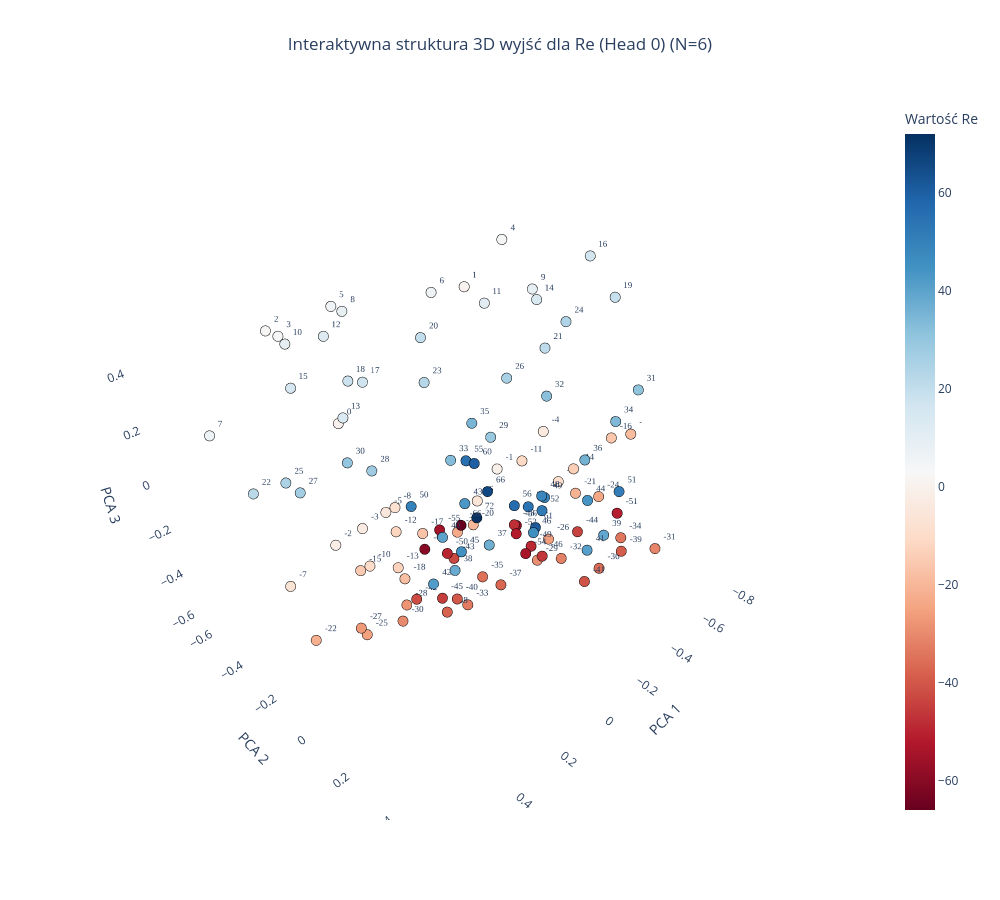
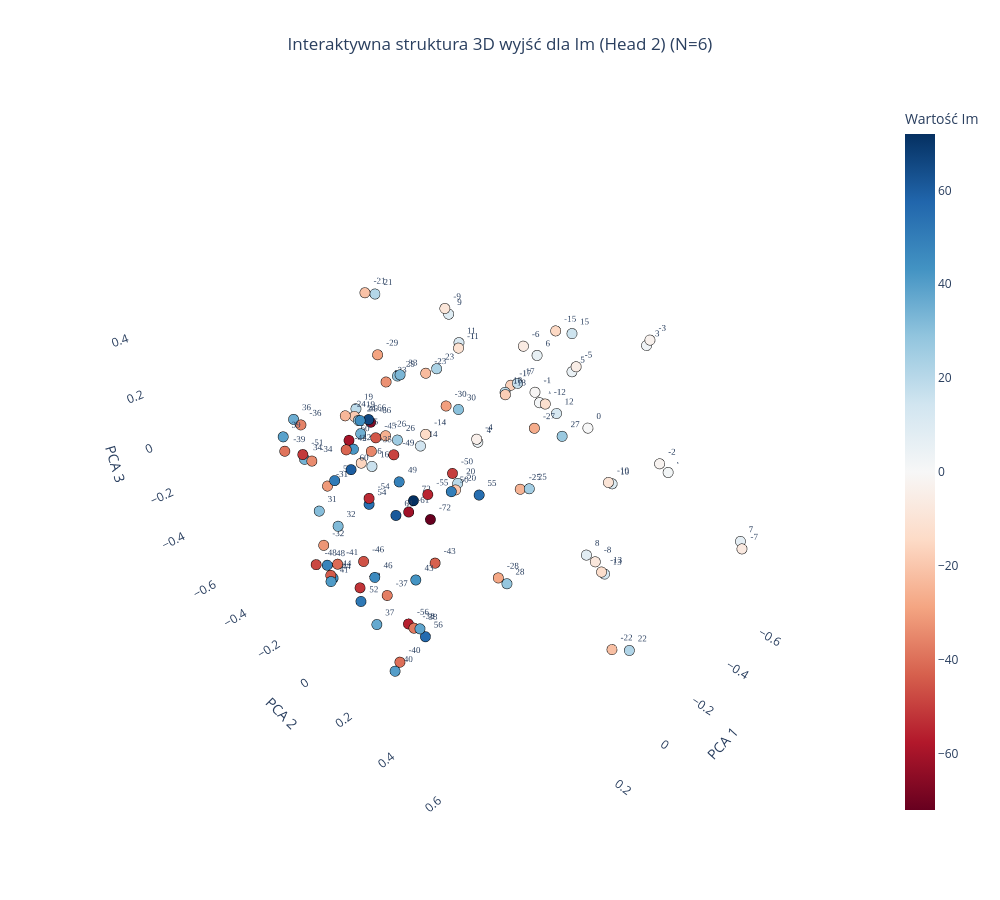

The notebook cell these images were saved under, in order:
### Code cell
plot_output_head_plotly_3d(model, N=N, head_idx=0)

plot_output_head_plotly_3d(model, N=N, head_idx=2)

### Figure 1 — Plotly figure (JSON) as saved in the notebook; plotly's stock layout.template omitted (floating-point values rounded to 4 significant figures)
{"data": [{"hoverinfo": "text", "hovertext": ["Token ID: 6<br>Wartość algebraiczna: -66", "Token ID: 12<br>Wartość algebraiczna: -60", "Token ID: 16<br>Wartość algebraiczna: -56", "Token ID: 17<br>Wartość algebraiczna: -55", "Token ID: 18<br>Wartość algebraiczna: -54", "Token ID: 20<br>Wartość algebraiczna: -52", "Token ID: 21<br>Wartość algebraiczna: -51", "Token ID: 22<br>Wartość algebraiczna: -50", "Token ID: 23<br>Wartość algebraiczna: -49", "Token ID: 24<br>Wartość algebraiczna: -48", "Token ID: 26<br>Wartość algebraiczna: -46", "Token ID: 27<br>Wartość algebraiczna: -45", "Token ID: 28<br>Wartość algebraiczna: -44", "Token ID: 29<br>Wartość algebraiczna: -43", "Token ID: 30<br>Wartość algebraiczna: -42", "Token ID: 31<br>Wartość algebraiczna: -41", "Token ID: 32<br>Wartość algebraiczna: -40", "Token ID: 33<br>Wartość algebraiczna: -39", "Token ID: 34<br>Wartość algebraiczna: -38", "Token ID: 35<br>Wartość algebraiczna: -37", "Token ID: 36<br>Wartość algebraiczna: -36", "Token ID: 37<br>Wartość algebraiczna: -35", "Token ID: 38<br>Wartość algebraiczna: -34", "Token ID: 39<br>Wartość algebraiczna: -33", "Token ID: 40<br>Wartość algebraiczna: -32", "Token ID: 41<br>Wartość algebraiczna: -31", "Token ID: 42<br>Wartość algebraiczna: -30", "Token ID: 43<br>Wartość algebraiczna: -29", "Token ID: 44<br>Wartość algebraiczna: -28", "Token ID: 45<br>Wartość algebraiczna: -27", "Token ID: 46<br>Wartość algebraiczna: -26", "Token ID: 47<br>Wartość algebraiczna: -25", "Token ID: 48<br>Wartość algebraiczna: -24", "Token ID: 49<br>Wartość algebraiczna: -23", "Token ID: 50<br>Wartość algebraiczna: -22", "Token ID: 51<br>Wartość algebraiczna: -21", "Token ID: 52<br>Wartość algebraiczna: -20", "Token ID: 53<br>Wartość algebraiczna: -19", "Token ID: 54<br>Wartość algebraiczna: -18", "Token ID: 55<br>Wartość algebraiczna: -17", "Token ID: 56<br>Wartość algebraiczna: -16", "Token ID: 57<br>Wartość algebraiczna: -15", "Token ID: 58<br>Wartość algebraiczna: -14", "Token ID: 59<br>Wartość algebraiczna: -13", "Token ID: 60<br>Wartość algebraiczna: -12", "Token ID: 61<br>Wartość algebraiczna: -11", "Token ID: 62<br>Wartość algebraiczna: -10", "Token ID: 63<br>Wartość algebraiczna: -9", "Token ID: 64<br>Wartość algebraiczna: -8", "Token ID: 65<br>Wartość algebraiczna: -7", "Token ID: 66<br>Wartość algebraiczna: -6", "Token ID: 67<br>Wartość algebraiczna: -5", "Token ID: 68<br>Wartość algebraiczna: -4", "Token ID: 69<br>Wartość algebraiczna: -3", "Token ID: 70<br>Wartość algebraiczna: -2", "Token ID: 71<br>Wartość algebraiczna: -1", "Token ID: 72<br>Wartość algebraiczna: 0", "Token ID: 73<br>Wartość algebraiczna: 1", "Token ID: 74<br>Wartość algebraiczna: 2", "Token ID: 75<br>Wartość algebraiczna: 3", "Token ID: 76<br>Wartość algebraiczna: 4", "Token ID: 77<br>Wartość algebraiczna: 5", "Token ID: 78<br>Wartość algebraiczna: 6", "Token ID: 79<br>Wartość algebraiczna: 7", "Token ID: 80<br>Wartość algebraiczna: 8", "Token ID: 81<br>Wartość algebraiczna: 9", "Token ID: 82<br>Wartość algebraiczna: 10", "Token ID: 83<br>Wartość algebraiczna: 11", "Token ID: 84<br>Wartość algebraiczna: 12", "Token ID: 85<br>Wartość algebraiczna: 13", "Token ID: 86<br>Wartość algebraiczna: 14", "Token ID: 87<br>Wartość algebraiczna: 15", "Token ID: 88<br>Wartość algebraiczna: 16", "Token ID: 89<br>Wartość algebraiczna: 17", "Token ID: 90<br>Wartość algebraiczna: 18", "Token ID: 91<br>Wartość algebraiczna: 19", "Token ID: 92<br>Wartość algebraiczna: 20", "Token ID: 93<br>Wartość algebraiczna: 21", "Token ID: 94<br>Wartość algebraiczna: 22", "Token ID: 95<br>Wartość algebraiczna: 23", "Token ID: 96<br>Wartość algebraiczna: 24", "Token ID: 97<br>Wartość algebraiczna: 25", "Token ID: 98<br>Wartość algebraiczna: 26", "Token ID: 99<br>Wartość algebraiczna: 27", "Token ID: 100<br>Wartość algebraiczna: 28", "Token ID: 101<br>Wartość algebraiczna: 29", "Token ID: 102<br>Wartość algebraiczna: 30", "Token ID: 103<br>Wartość algebraiczna: 31", "Token ID: 104<br>Wartość algebraiczna: 32", "Token ID: 105<br>Wartość algebraiczna: 33", "Token ID: 106<br>Wartość algebraiczna: 34", "Token ID: 107<br>Wartość algebraiczna: 35", "Token ID: 108<br>Wartość algebraiczna: 36", "Token ID: 109<br>Wartość algebraiczna: 37", "Token ID: 110<br>Wartość algebraiczna: 38", "Token ID: 111<br>Wartość algebraiczna: 39", "Token ID: 112<br>Wartość algebraiczna: 40", "Token ID: 113<br>Wartość algebraiczna: 41", "Token ID: 114<br>Wartość algebraiczna: 42", "Token ID: 115<br>Wartość algebraiczna: 43", "Token ID: 116<br>Wartość algebraiczna: 44", "Token ID: 117<br>Wartość algebraiczna: 45", "Token ID: 118<br>Wartość algebraiczna: 46", "Token ID: 120<br>Wartość algebraiczna: 48", "Token ID: 121<br>Wartość algebraiczna: 49", "Token ID: 122<br>Wartość algebraiczna: 50", "Token ID: 123<br>Wartość algebraiczna: 51", "Token ID: 124<br>Wartość algebraiczna: 52", "Token ID: 126<br>Wartość algebraiczna: 54", "Token ID: 127<br>Wartość algebraiczna: 55", "Token ID: 128<br>Wartość algebraiczna: 56", "Token ID: 132<br>Wartość algebraiczna: 60", "Token ID: 133<br>Wartość algebraiczna: 61", "Token ID: 138<br>Wartość algebraiczna: 66", "Token ID: 144<br>Wartość algebraiczna: 72"], "marker": {"color": [-66, -60, -56, -55, -54, -52, -51, -50, -49, -48, -46, -45, -44, -43, -42, -41, -40, -39, -38, -37, -36, -35, -34, -33, -32, -31, -30, -29, -28, -27, -26, -25, -24, -23, -22, -21, -20, -19, -18, -17, -16, -15, -14, -13, -12, -11, -10, -9, -8, -7, -6, -5, -4, -3, -2, -1, 0, 1, 2, 3, 4, 5, 6, 7, 8, 9, 10, 11, 12, 13, 14, 15, 16, 17, 18, 19, 20, 21, 22, 23, 24, 25, 26, 27, 28, 29, 30, 31, 32, 33, 34, 35, 36, 37, 38, 39, 40, 41, 42, 43, 44, 45, 46, 48, 49, 50, 51, 52, 54, 55, 56, 60, 61, 66, 72], "colorbar": {"title": {"text": "Wartość Re"}}, "colorscale": [[0, "rgb(103,0,31)"], [0.1, "rgb(178,24,43)"], [0.2, "rgb(214,96,77)"], [0.3, "rgb(244,165,130)"], [0.4, "rgb(253,219,199)"], [0.5, "rgb(247,247,247)"], [0.6, "rgb(209,229,240)"], [0.7, "rgb(146,197,222)"], [0.8, "rgb(67,147,195)"], [0.9, "rgb(33,102,172)"], [1, "rgb(5,48,97)"]], "line": {"color": "Black", "width": 1}, "showscale": true, "size": 6}, "mode": "markers+text", "text": ["-66", "-60", "-56", "-55", "-54", "-52", "-51", "-50", "-49", "-48", "-46", "-45", "-44", "-43", "-42", "-41", "-40", "-39", "-38", "-37", "-36", "-35", "-34", "-33", "-32", "-31", "-30", "-29", "-28", "-27", "-26", "-25", "-24", "-23", "-22", "-21", "-20", "-19", "-18", "-17", "-16", "-15", "-14", "-13", "-12", "-11", "-10", "-9", "-8", "-7", "-6", "-5", "-4", "-3", "-2", "-1", "0", "1", "2", "3", "4", "5", "6", "7", "8", "9", "10", "11", "12", "13", "14", "15", "16", "17", "18", "19", "20", "21", "22", "23", "24", "25", "26", "27", "28", "29", "30", "31", "32", "33", "34", "35", "36", "37", "38", "39", "40", "41", "42", "43", "44", "45", "46", "48", "49", "50", "51", "52", "54", "55", "56", "60", "61", "66", "72"], "textfont": {"family": "Arial Black", "size": 9}, "textposition": "top right", "type": "scatter3d", "x": [0.1404, 0.3144, 0.04297, 0.1562, 0.07817, 0.1208, -0.213, 0.296, 0.02862, 0.1013, 0.0954, 0.4012, -0.02747, 0.1826, 0.4602, 0.03323, 0.3471, -0.1166, 0.3724, 0.1933, -0.08604, 0.1418, -0.293, 0.1788, -0.1509, -0.4737, 0.3544, -0.1303, 0.2958, 0.4446, -0.2647, 0.4335, -0.5024, -0.09994, 0.5289, -0.4858, -0.1223, -0.8714, 0.1584, -0.01066, -0.8397, 0.2312, -0.6575, 0.1368, 0.05091, -0.5799, 0.1314, -0.6009, -0.1099, 0.3785, -0.3751, -0.07421, -0.7509, 0.0106, 0.1236, -0.5493, 0.04952, -0.4024, 0.2498, 0.2364, -0.5558, 0.0472, -0.2265, 0.5414, 0.04131, -0.4696, 0.2876, -0.4345, 0.2123, 0.2506, -0.4816, 0.3577, -0.7165, 0.1258, 0.2532, -0.7657, 0.003985, -0.3549, 0.6181, -0.008664, -0.3729, 0.5573, -0.148, 0.5418, 0.3763, -0.0317, 0.4533, -0.3885, -0.1226, 0.1771, -0.2474, 0.1035, -0.06298, 0.1904, 0.3157, -0.08723, 0.2923, -0.03332, 0.4134, 0.108, -0.1032, 0.3146, 0.05388, 0.003562, -0.08863, 0.2943, -0.2494, 0.04451, 0.03036, 0.04087, 0.008603, 0.1008, 0.01127, -0.005355, 0.07305], "y": [0.1083, 0.1375, 0.2477, 0.02692, 0.3197, 0.3176, 0.4295, 0.2142, 0.297, 0.2916, 0.3976, 0.305, 0.424, 0.1188, 0.2658, 0.5088, 0.3065, 0.5231, 0.291, 0.3292, 0.4722, 0.203, 0.4012, 0.174, 0.2753, 0.4262, 0.06285, 0.1912, 0.0136, -0.03729, 0.1249, -0.02452, 0.1511, -0.1651, -0.1787, 0.05916, -0.1061, 0.01301, -0.161, -0.2539, -0.05399, -0.3169, -0.08978, -0.2223, -0.3297, -0.2916, -0.3986, -0.1164, -0.5324, -0.5635, -0.3403, -0.5468, -0.3317, -0.5938, -0.6236, -0.3995, -0.6225, -0.4305, -0.6804, -0.6314, -0.3988, -0.5939, -0.4063, -0.6135, -0.5432, -0.1741, -0.5106, -0.3631, -0.4094, -0.2968, -0.1637, -0.3973, -0.1335, -0.3502, -0.2474, -0.0488, -0.2016, -0.009898, -0.2445, -0.2084, 0.05473, -0.161, 0.0174, -0.1187, -0.00115, 0.06396, -0.003126, 0.337, 0.2012, 0.1082, 0.3649, 0.1201, 0.4021, 0.2775, 0.2659, 0.4753, 0.1918, 0.46, 0.2842, 0.09206, 0.3945, 0.2921, 0.3253, 0.3076, 0.2423, 0.0621, 0.4031, 0.3456, 0.2807, 0.02956, 0.2057, 0.1267, 0.2958, 0.07793, 0.1087], "z": [-0.02994, -0.001277, -0.006035, -0.0871, -0.05154, 0.04948, -0.001147, 0.01905, -0.06689, 0.05617, -0.001904, -0.02169, 0.03199, -0.1314, -0.01182, -0.06842, -0.06096, -0.0369, -0.1053, -0.09464, -0.1177, -0.1798, -0.1641, -0.2941, -0.243, -0.3065, -0.3201, -0.2909, -0.3254, -0.3586, -0.3194, -0.3871, -0.2466, -0.3621, -0.4573, -0.2724, -0.3062, -0.2151, -0.4175, -0.368, -0.2498, -0.4332, -0.326, -0.4191, -0.3686, -0.3502, -0.5278, -0.3728, -0.4604, -0.5761, -0.4676, -0.4726, -0.307, -0.5326, -0.568, -0.4296, -0.03579, 0.4118, 0.3853, 0.3789, 0.5496, 0.4329, 0.4545, 0.147, 0.4303, 0.4633, 0.4146, 0.3615, 0.4506, 0.2256, 0.4248, 0.3343, 0.5195, 0.2792, 0.3776, 0.3783, 0.4459, 0.3477, 0.1584, 0.2811, 0.4573, 0.2092, 0.332, 0.1889, 0.24, 0.1912, 0.3055, 0.3232, 0.3568, 0.2315, 0.2868, 0.3293, 0.2595, 0.02467, 0.0002098, 0.01416, 0.06325, -0.02042, 0.0256, 0.02715, 0.08958, 0.08513, 0.01811, 0.1167, 0.02524, 0.1032, 0.04818, 0.1069, 0.07673, 0.1221, 0.02716, 0.191, -0.004414, 0.004392, -0.03896]}], "layout": {"height": 900, "scene": {"xaxis": {"backgroundcolor": "white", "gridcolor": "rgba(200,200,200,0.2)", "title": {"text": "PCA 1"}}, "yaxis": {"backgroundcolor": "white", "gridcolor": "rgba(200,200,200,0.2)", "title": {"text": "PCA 2"}}, "zaxis": {"backgroundcolor": "white", "gridcolor": "rgba(200,200,200,0.2)", "title": {"text": "PCA 3"}}}, "showlegend": false, "title": {"text": "Interaktywna struktura 3D wyjść dla Re (Head 0) (N=6)", "x": 0.5, "xanchor": "center"}, "width": 1000}}

### Figure 2 — Plotly figure (JSON) as saved in the notebook; plotly's stock layout.template omitted (floating-point values rounded to 4 significant figures)
{"data": [{"hoverinfo": "text", "hovertext": ["Token ID: 0<br>Wartość algebraiczna: -72", "Token ID: 6<br>Wartość algebraiczna: -66", "Token ID: 11<br>Wartość algebraiczna: -61", "Token ID: 12<br>Wartość algebraiczna: -60", "Token ID: 16<br>Wartość algebraiczna: -56", "Token ID: 17<br>Wartość algebraiczna: -55", "Token ID: 18<br>Wartość algebraiczna: -54", "Token ID: 20<br>Wartość algebraiczna: -52", "Token ID: 21<br>Wartość algebraiczna: -51", "Token ID: 22<br>Wartość algebraiczna: -50", "Token ID: 23<br>Wartość algebraiczna: -49", "Token ID: 24<br>Wartość algebraiczna: -48", "Token ID: 26<br>Wartość algebraiczna: -46", "Token ID: 27<br>Wartość algebraiczna: -45", "Token ID: 28<br>Wartość algebraiczna: -44", "Token ID: 29<br>Wartość algebraiczna: -43", "Token ID: 30<br>Wartość algebraiczna: -42", "Token ID: 31<br>Wartość algebraiczna: -41", "Token ID: 32<br>Wartość algebraiczna: -40", "Token ID: 33<br>Wartość algebraiczna: -39", "Token ID: 34<br>Wartość algebraiczna: -38", "Token ID: 35<br>Wartość algebraiczna: -37", "Token ID: 36<br>Wartość algebraiczna: -36", "Token ID: 37<br>Wartość algebraiczna: -35", "Token ID: 38<br>Wartość algebraiczna: -34", "Token ID: 39<br>Wartość algebraiczna: -33", "Token ID: 40<br>Wartość algebraiczna: -32", "Token ID: 41<br>Wartość algebraiczna: -31", "Token ID: 42<br>Wartość algebraiczna: -30", "Token ID: 43<br>Wartość algebraiczna: -29", "Token ID: 44<br>Wartość algebraiczna: -28", "Token ID: 45<br>Wartość algebraiczna: -27", "Token ID: 46<br>Wartość algebraiczna: -26", "Token ID: 47<br>Wartość algebraiczna: -25", "Token ID: 48<br>Wartość algebraiczna: -24", "Token ID: 49<br>Wartość algebraiczna: -23", "Token ID: 50<br>Wartość algebraiczna: -22", "Token ID: 51<br>Wartość algebraiczna: -21", "Token ID: 52<br>Wartość algebraiczna: -20", "Token ID: 53<br>Wartość algebraiczna: -19", "Token ID: 54<br>Wartość algebraiczna: -18", "Token ID: 55<br>Wartość algebraiczna: -17", "Token ID: 56<br>Wartość algebraiczna: -16", "Token ID: 57<br>Wartość algebraiczna: -15", "Token ID: 58<br>Wartość algebraiczna: -14", "Token ID: 59<br>Wartość algebraiczna: -13", "Token ID: 60<br>Wartość algebraiczna: -12", "Token ID: 61<br>Wartość algebraiczna: -11", "Token ID: 62<br>Wartość algebraiczna: -10", "Token ID: 63<br>Wartość algebraiczna: -9", "Token ID: 64<br>Wartość algebraiczna: -8", "Token ID: 65<br>Wartość algebraiczna: -7", "Token ID: 66<br>Wartość algebraiczna: -6", "Token ID: 67<br>Wartość algebraiczna: -5", "Token ID: 68<br>Wartość algebraiczna: -4", "Token ID: 69<br>Wartość algebraiczna: -3", "Token ID: 70<br>Wartość algebraiczna: -2", "Token ID: 71<br>Wartość algebraiczna: -1", "Token ID: 72<br>Wartość algebraiczna: 0", "Token ID: 73<br>Wartość algebraiczna: 1", "Token ID: 74<br>Wartość algebraiczna: 2", "Token ID: 75<br>Wartość algebraiczna: 3", "Token ID: 76<br>Wartość algebraiczna: 4", "Token ID: 77<br>Wartość algebraiczna: 5", "Token ID: 78<br>Wartość algebraiczna: 6", "Token ID: 79<br>Wartość algebraiczna: 7", "Token ID: 80<br>Wartość algebraiczna: 8", "Token ID: 81<br>Wartość algebraiczna: 9", "Token ID: 82<br>Wartość algebraiczna: 10", "Token ID: 83<br>Wartość algebraiczna: 11", "Token ID: 84<br>Wartość algebraiczna: 12", "Token ID: 85<br>Wartość algebraiczna: 13", "Token ID: 86<br>Wartość algebraiczna: 14", "Token ID: 87<br>Wartość algebraiczna: 15", "Token ID: 88<br>Wartość algebraiczna: 16", "Token ID: 89<br>Wartość algebraiczna: 17", "Token ID: 90<br>Wartość algebraiczna: 18", "Token ID: 91<br>Wartość algebraiczna: 19", "Token ID: 92<br>Wartość algebraiczna: 20", "Token ID: 93<br>Wartość algebraiczna: 21", "Token ID: 94<br>Wartość algebraiczna: 22", "Token ID: 95<br>Wartość algebraiczna: 23", "Token ID: 96<br>Wartość algebraiczna: 24", "Token ID: 97<br>Wartość algebraiczna: 25", "Token ID: 98<br>Wartość algebraiczna: 26", "Token ID: 99<br>Wartość algebraiczna: 27", "Token ID: 100<br>Wartość algebraiczna: 28", "Token ID: 101<br>Wartość algebraiczna: 29", "Token ID: 102<br>Wartość algebraiczna: 30", "Token ID: 103<br>Wartość algebraiczna: 31", "Token ID: 104<br>Wartość algebraiczna: 32", "Token ID: 105<br>Wartość algebraiczna: 33", "Token ID: 106<br>Wartość algebraiczna: 34", "Token ID: 107<br>Wartość algebraiczna: 35", "Token ID: 108<br>Wartość algebraiczna: 36", "Token ID: 109<br>Wartość algebraiczna: 37", "Token ID: 110<br>Wartość algebraiczna: 38", "Token ID: 111<br>Wartość algebraiczna: 39", "Token ID: 112<br>Wartość algebraiczna: 40", "Token ID: 113<br>Wartość algebraiczna: 41", "Token ID: 114<br>Wartość algebraiczna: 42", "Token ID: 115<br>Wartość algebraiczna: 43", "Token ID: 116<br>Wartość algebraiczna: 44", "Token ID: 117<br>Wartość algebraiczna: 45", "Token ID: 118<br>Wartość algebraiczna: 46", "Token ID: 120<br>Wartość algebraiczna: 48", "Token ID: 121<br>Wartość algebraiczna: 49", "Token ID: 122<br>Wartość algebraiczna: 50", "Token ID: 123<br>Wartość algebraiczna: 51", "Token ID: 124<br>Wartość algebraiczna: 52", "Token ID: 126<br>Wartość algebraiczna: 54", "Token ID: 127<br>Wartość algebraiczna: 55", "Token ID: 128<br>Wartość algebraiczna: 56", "Token ID: 132<br>Wartość algebraiczna: 60", "Token ID: 133<br>Wartość algebraiczna: 61", "Token ID: 138<br>Wartość algebraiczna: 66", "Token ID: 144<br>Wartość algebraiczna: 72"], "marker": {"color": [-72, -66, -61, -60, -56, -55, -54, -52, -51, -50, -49, -48, -46, -45, -44, -43, -42, -41, -40, -39, -38, -37, -36, -35, -34, -33, -32, -31, -30, -29, -28, -27, -26, -25, -24, -23, -22, -21, -20, -19, -18, -17, -16, -15, -14, -13, -12, -11, -10, -9, -8, -7, -6, -5, -4, -3, -2, -1, 0, 1, 2, 3, 4, 5, 6, 7, 8, 9, 10, 11, 12, 13, 14, 15, 16, 17, 18, 19, 20, 21, 22, 23, 24, 25, 26, 27, 28, 29, 30, 31, 32, 33, 34, 35, 36, 37, 38, 39, 40, 41, 42, 43, 44, 45, 46, 48, 49, 50, 51, 52, 54, 55, 56, 60, 61, 66, 72], "colorbar": {"title": {"text": "Wartość Im"}}, "colorscale": [[0, "rgb(103,0,31)"], [0.1, "rgb(178,24,43)"], [0.2, "rgb(214,96,77)"], [0.3, "rgb(244,165,130)"], [0.4, "rgb(253,219,199)"], [0.5, "rgb(247,247,247)"], [0.6, "rgb(209,229,240)"], [0.7, "rgb(146,197,222)"], [0.8, "rgb(67,147,195)"], [0.9, "rgb(33,102,172)"], [1, "rgb(5,48,97)"]], "line": {"color": "Black", "width": 1}, "showscale": true, "size": 6}, "mode": "markers+text", "text": ["-72", "-66", "-61", "-60", "-56", "-55", "-54", "-52", "-51", "-50", "-49", "-48", "-46", "-45", "-44", "-43", "-42", "-41", "-40", "-39", "-38", "-37", "-36", "-35", "-34", "-33", "-32", "-31", "-30", "-29", "-28", "-27", "-26", "-25", "-24", "-23", "-22", "-21", "-20", "-19", "-18", "-17", "-16", "-15", "-14", "-13", "-12", "-11", "-10", "-9", "-8", "-7", "-6", "-5", "-4", "-3", "-2", "-1", "0", "1", "2", "3", "4", "5", "6", "7", "8", "9", "10", "11", "12", "13", "14", "15", "16", "17", "18", "19", "20", "21", "22", "23", "24", "25", "26", "27", "28", "29", "30", "31", "32", "33", "34", "35", "36", "37", "38", "39", "40", "41", "42", "43", "44", "45", "46", "48", "49", "50", "51", "52", "54", "55", "56", "60", "61", "66", "72"], "textfont": {"family": "Arial Black", "size": 9}, "textposition": "top right", "type": "scatter3d", "x": [0.1664, 0.1569, 0.1481, 0.2325, 0.2902, 0.1397, 0.2889, 0.3606, 0.3586, 0.08368, 0.1144, 0.5035, 0.3813, 0.3504, 0.3867, 0.2127, 0.4587, 0.4522, 0.4501, 0.4651, 0.4282, 0.4343, 0.2849, 0.2552, 0.2272, 0.2672, 0.323, 0.1829, 0.1275, 0.03666, 0.1062, 0.02025, 0.04028, 0.02318, 0.03324, -0.0422, 0.01666, -0.06126, -0.07538, -0.1306, -0.1378, -0.2392, -0.2002, -0.2701, -0.3112, -0.2081, -0.2876, -0.4578, -0.4087, -0.4543, -0.4332, -0.4983, -0.5439, -0.6077, -0.6233, -0.6032, -0.7229, -0.7197, -0.6388, -0.736, -0.7431, -0.6281, -0.6407, -0.632, -0.5865, -0.5453, -0.4582, -0.4758, -0.4505, -0.4902, -0.3345, -0.234, -0.3339, -0.2877, -0.2361, -0.2535, -0.1807, -0.1628, -0.1145, -0.08944, -0.02173, -0.08934, 0.01439, 0.01326, 0.005435, 0.008587, 0.09305, 0.01322, 0.1003, 0.2572, 0.267, 0.2397, 0.2144, 0.2075, 0.2933, 0.4755, 0.4216, 0.4282, 0.4663, 0.4772, 0.4354, 0.3164, 0.3678, 0.3392, 0.3871, 0.4557, 0.1463, 0.1055, 0.3154, 0.3562, 0.2941, 0.05086, 0.25, 0.2978, 0.1892, 0.1768, 0.1128], "y": [0.1223, -0.1512, -0.002784, -0.1678, 0.1371, 0.08409, -0.01365, -0.006909, -0.2377, 0.1367, -0.1015, -0.0107, 0.0569, 0.1269, -0.1262, 0.1893, 0.1414, 0.02425, 0.2869, -0.1555, 0.3349, 0.2311, -0.3462, -0.02742, -0.4041, 0.08151, -0.2469, -0.3972, 0.1639, -0.2471, 0.3545, 0.3981, -0.2324, 0.357, -0.4623, -0.112, 0.7274, -0.4167, -0.0218, -0.6392, 0.1407, 0.06884, -0.722, 0.2144, -0.4375, 0.509, 0.1742, -0.4002, 0.3608, -0.4658, 0.3237, 0.8189, -0.1554, 0.03761, -0.4725, 0.3263, 0.3542, -0.2432, 0.0879, -0.2315, 0.3818, 0.3001, -0.4834, 0.001841, -0.126, 0.7882, 0.2642, -0.4692, 0.3473, -0.4314, 0.1841, 0.5037, -0.4978, 0.2617, -0.6988, 0.08423, 0.09934, -0.6696, -0.05246, -0.4009, 0.7616, -0.1131, -0.4137, 0.3828, -0.215, 0.4859, 0.3783, -0.1843, 0.185, -0.3523, -0.2326, 0.1087, -0.4696, -0.1385, -0.371, 0.2255, 0.3534, -0.2164, 0.2814, 0.01564, 0.1405, 0.2188, -0.1449, 0.04778, 0.1142, -0.02744, -0.0432, 0.1531, -0.1467, -0.01644, -0.009291, 0.2171, 0.1702, -0.07872, -0.01689, -0.1331, -0.01879], "z": [-0.04626, 0.1776, -0.09824, 0.1384, -0.3953, 0.01459, 0.0278, -0.2874, 0.1128, 0.09265, 0.0584, -0.1002, -0.1222, 0.3429, -0.2953, -0.1519, 0.3638, -0.1087, -0.328, 0.2174, -0.1668, -0.1071, 0.137, 0.1769, -0.06093, 0.4617, -0.2798, -0.1863, 0.3613, 0.3304, -0.1743, 0.3462, 0.03432, 0.1187, 0.00655, 0.2869, -0.2688, 0.4543, -0.1404, -0.1489, 0.2754, 0.2368, -0.4446, 0.4686, -0.2211, -0.2544, 0.1919, 0.1114, -0.08281, 0.2507, -0.4717, -0.1451, 0.1785, 0.1461, -0.4086, 0.3575, -0.169, -0.1231, -0.1011, -0.173, -0.2034, 0.3193, -0.4371, 0.102, 0.1362, -0.1618, -0.4923, 0.2195, -0.1177, 0.1105, 0.1402, -0.2832, -0.3157, 0.4706, -0.4681, 0.2442, 0.2482, -0.1421, -0.1498, 0.4459, -0.276, 0.2837, 0.0007051, 0.1289, 0.008879, 0.3558, -0.1913, 0.2701, 0.3472, -0.2302, -0.2217, 0.4836, -0.09295, 0.1648, 0.1506, -0.1978, -0.1608, 0.2207, -0.3586, -0.1681, 0.3541, -0.1336, -0.3323, 0.3566, -0.1455, -0.1439, -0.0009767, 0.04431, 0.03853, -0.357, 0.01065, 0.03661, -0.4592, 0.106, -0.09681, 0.2047, -0.08095]}], "layout": {"height": 900, "scene": {"xaxis": {"backgroundcolor": "white", "gridcolor": "rgba(200,200,200,0.2)", "title": {"text": "PCA 1"}}, "yaxis": {"backgroundcolor": "white", "gridcolor": "rgba(200,200,200,0.2)", "title": {"text": "PCA 2"}}, "zaxis": {"backgroundcolor": "white", "gridcolor": "rgba(200,200,200,0.2)", "title": {"text": "PCA 3"}}}, "showlegend": false, "title": {"text": "Interaktywna struktura 3D wyjść dla Im (Head 2) (N=6)", "x": 0.5, "xanchor": "center"}, "width": 1000}}
